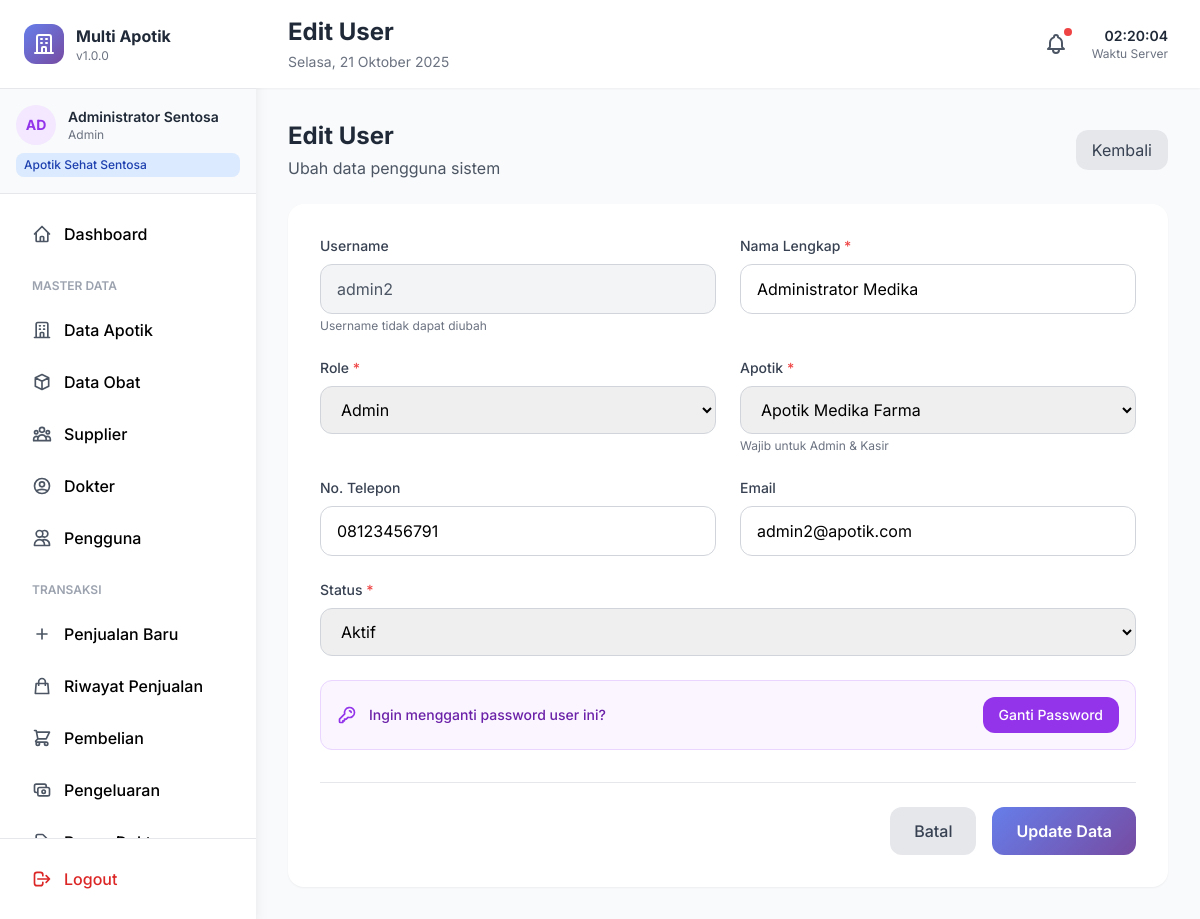
Screenshot of /users/edit.php?id=3 (signed in) with the database file from the repository.
### tables this page shows
CREATE TABLE users (
    id_user INT PRIMARY KEY AUTO_INCREMENT,
    id_apotik INT,
    username VARCHAR(50) UNIQUE NOT NULL,
    password VARCHAR(255) NOT NULL,
    nama_lengkap VARCHAR(100) NOT NULL,
    role ENUM('admin', 'kasir', 'manajer') NOT NULL,
    no_telp VARCHAR(20),
    email VARCHAR(100),
    foto_profile VARCHAR(255),
    status ENUM('aktif', 'nonaktif') DEFAULT 'aktif',
    last_login TIMESTAMP NULL,
    created_at TIMESTAMP DEFAULT CURRENT_TIMESTAMP,
    updated_at TIMESTAMP DEFAULT CURRENT_TIMESTAMP ON UPDATE CURRENT_TIMESTAMP,
    FOREIGN KEY (id_apotik) REFERENCES apotik(id_apotik) ON DELETE SET NULL
);

CREATE TABLE apotik (
    id_apotik INT PRIMARY KEY AUTO_INCREMENT,
    kode_apotik VARCHAR(20) UNIQUE NOT NULL,
    nama_apotik VARCHAR(100) NOT NULL,
    alamat TEXT,
    no_telp VARCHAR(20),
    email VARCHAR(100),
    status ENUM('aktif', 'nonaktif') DEFAULT 'aktif',
    created_at TIMESTAMP DEFAULT CURRENT_TIMESTAMP,
    updated_at TIMESTAMP DEFAULT CURRENT_TIMESTAMP ON UPDATE CURRENT_TIMESTAMP
);

### users/edit.php (the view, shortened to what the rows shown need)
<?php
require_once '../config.php';
$db = db();
$id_user = isset($_GET['id']) ? (int)$_GET['id'] : 0;
$stmt = $db->prepare("SELECT * FROM users WHERE id_user = ?");
$stmt->bind_param("i", $id_user);
$stmt->execute();
$userData = $stmt->get_result()->fetch_assoc();
$apotikList = $db->query("SELECT * FROM apotik WHERE status = 'aktif' ORDER BY nama_apotik");
$pageTitle = 'Edit User';
include '../includes/header.php';
?>
<div class="max-w-4xl mx-auto space-y-6">
    <div class="flex items-center justify-between">
        <div>
            <h2 class="text-2xl font-bold text-gray-800">Edit User</h2>
        </div>
    </div>
    <form method="POST" class="bg-white rounded-2xl shadow-sm p-8">
        <div class="grid grid-cols-1 md:grid-cols-2 gap-6">
            <div>
                <label class="block text-sm font-medium text-gray-700 mb-2">Username</label>
                <input type="text" value="<?= htmlspecialchars($userData['username']) ?>" readonly
                       class="w-full px-4 py-3 bg-gray-100 border border-gray-300 rounded-xl text-gray-600 cursor-not-allowed">
                <p class="text-xs text-gray-500 mt-1">Username tidak dapat diubah</p>
            </div>
            <div>
                <label class="block text-sm font-medium text-gray-700 mb-2">
                    Nama Lengkap <span class="text-red-500">*</span>
                </label>
                <input type="text" name="nama_lengkap" value="<?= htmlspecialchars($userData['nama_lengkap']) ?>" required
                       class="w-full px-4 py-3 border border-gray-300 rounded-xl focus:ring-2 focus:ring-purple-500">
            </div>
            <div>
                <label class="block text-sm font-medium text-gray-700 mb-2">
                    Role <span class="text-red-500">*</span>
                </label>
                <select name="role" id="role" required onchange="toggleApotik()"
                        class="w-full px-4 py-3 border border-gray-300 rounded-xl focus:ring-2 focus:ring-purple-500">
                    <option value="admin" <?= $userData['role'] === 'admin' ? 'selected' : '' ?>>Admin</option>
                </select>
            </div>
            <div id="apotikContainer">
                <label class="block text-sm font-medium text-gray-700 mb-2">
                    Apotik <span class="text-red-500" id="requiredApotik">*</span>
                </label>
                <select name="id_apotik" id="id_apotik"
                        class="w-full px-4 py-3 border border-gray-300 rounded-xl focus:ring-2 focus:ring-purple-500">
                    <?php while ($apotik = $apotikList->fetch_assoc()): ?>
                    <option value="<?= $apotik['id_apotik'] ?>" <?= $userData['id_apotik'] == $apotik['id_apotik'] ? 'selected' : '' ?>>
                        <?= htmlspecialchars($apotik['nama_apotik']) ?>
                    </option>
                    <?php endwhile; ?>
                </select>
                <p class="text-xs text-gray-500 mt-1" id="apotikHelp">Wajib untuk Admin & Kasir</p>
            </div>
            <div>
                <label class="block text-sm font-medium text-gray-700 mb-2">No. Telepon</label>
                <input type="text" name="no_telp" value="<?= htmlspecialchars($userData['no_telp']) ?>"
                       class="w-full px-4 py-3 border border-gray-300 rounded-xl focus:ring-2 focus:ring-purple-500">
            </div>
            <div>
                <label class="block text-sm font-medium text-gray-700 mb-2">Email</label>
                <input type="email" name="email" value="<?= htmlspecialchars($userData['email']) ?>"
                       class="w-full px-4 py-3 border border-gray-300 rounded-xl focus:ring-2 focus:ring-purple-500">
            </div>
            <div class="md:col-span-2">
                <label class="block text-sm font-medium text-gray-700 mb-2">
                    Status <span class="text-red-500">*</span>
                </label>
                <select name="status" required class="w-full px-4 py-3 border border-gray-300 rounded-xl focus:ring-2 focus:ring-purple-500">
                    <option value="aktif" <?= $userData['status'] === 'aktif' ? 'selected' : '' ?>>Aktif</option>
                </select>
            </div>
        </div>
    </form>
</div>
<?php include '../includes/footer.php'; ?>

### includes/header.php (shortened to what the rows shown need)
<?php
$user = getUserData();
?>
<!DOCTYPE html>
<html lang="id">
<head>
    <script src="https://cdn.tailwindcss.com"></script>
</head>
<body class="bg-gray-50">
    <div class="flex h-screen overflow-hidden">
        <aside class="w-64 bg-white shadow-lg flex-shrink-0 no-print">
            <div class="h-full flex flex-col">
                <div class="p-6 border-b border-gray-200">
                    <div class="flex items-center space-x-3">
                        <div>
                            <h2 class="font-bold text-gray-800"><?= APP_NAME ?></h2>
                        </div>
                    </div>
                </div>
                <div class="p-4 border-b border-gray-200 bg-gray-50">
                    <div class="flex items-center space-x-3">
                        <div class="flex-1 min-w-0">
                            <p class="text-sm font-semibold text-gray-800 truncate"><?= htmlspecialchars($user['nama']) ?></p>
                            <p class="text-xs text-gray-500"><?= ucfirst($user['role']) ?></p>
                        </div>
                    </div>
                </div>
            </div>
        </aside>
        <div class="flex-1 flex flex-col overflow-hidden">
            <header class="bg-white shadow-sm px-8 py-4 no-print">
                <div class="flex items-center justify-between">
                    <div>
                        <h1 class="text-2xl font-bold text-gray-800"><?= $pageTitle ?? 'Dashboard' ?></h1>
                    </div>
                </div>
            </header>
            <main class="flex-1 overflow-y-auto p-8">

### rows the page displays
users: role "Admin", username "admin2", nama_lengkap "Administrator Medika", id_apotik "Apotik Medika Farma", no_telp "08123456791", email "admin2@apotik.com", status "Aktif"

### other values shown
APP_NAME "Multi Apotik"
APP_VERSION "1.0.0"
substr($user['nama'], 0, 2) "AD"
$user['nama'] "Administrator Sentosa"
$user['nama_apotik'] "Apotik Sehat Sentosa"
$pageTitle "Edit User"
